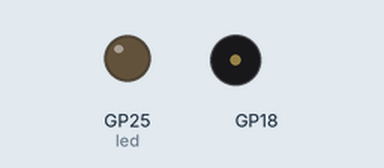
Recording of a program running on a simulated Raspberry Pi Pico running CircuitPython. Parts: output pins drawn as LEDs (lit = HIGH), buzzer (waves = sounding). Requests to the public web service named in the program get a made-up reply in its usual format after 0.4 s (London, UTC, broken clouds, 64 % humidity, 1013 hPa unless stated); library files of the repository ran but are not shown: secrets.py; what the program prints to the serial console is not drawn.

Above: at 2.1 s.
Timing chart, 0 to 3.6 s (numbered marks = the images above):
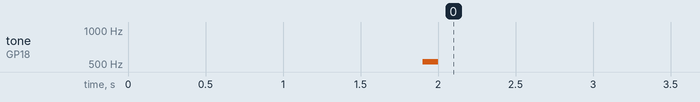

Measured:
- by itself, tone on GP18: silent → 523 Hz at 1.9 s, → silent 0.10 s later

The program:

code.py
```python
import time
import microcontroller
import board
import digitalio
import simpleio
import wifi
import socketpool
import adafruit_requests
import ssl

print("work")
# Get wifi details and more from a secrets.py file
try:
    from secrets import secrets
except ImportError:
    print("All secret keys are kept in secrets.py, please add them there!")
    raise

# Telegram API url.
API_URL = "https://api.telegram.org/bot" + secrets["telegram_bot_token"]

NOTE_G4 = 392
NOTE_C5 = 523
buzzer = board.GP18

led = digitalio.DigitalInOut(board.LED)
led.direction = digitalio.Direction.OUTPUT


def init_bot():
    get_url = API_URL
    get_url += "/getMe"
    r = requests.get(get_url)
    return r.json()["ok"]


first_read = True
update_id = 0


def read_message():
    global first_read
    global update_id

    get_url = API_URL
    get_url += '/getUpdates?limit=1&allowed_updates=["message","callback_query"]'
    if first_read == False:
        get_url += "&offset={}".format(update_id)

    r = requests.get(get_url)
    # print(r.json())

    try:
        update_id = r.json()["result"][0]["update_id"]
        message = r.json()["result"][0]["message"]["text"]
        chat_id = r.json()["result"][0]["message"]["chat"]["id"]

        # print("Update ID: {}".format(update_id))
        print("Chat ID: {}\tMessage: {}".format(chat_id, message))

        first_read = False
        update_id += 1
        simpleio.tone(buzzer, NOTE_G4, duration=0.1)
        simpleio.tone(buzzer, NOTE_C5, duration=0.1)

        return chat_id, message

    except (IndexError) as e:
        # print("No new message")
        return False, False


def send_message(chat_id, message):
    get_url = API_URL
    get_url += "/sendMessage?chat_id={}&text={}".format(chat_id, message)
    r = requests.get(get_url)
    # print(r.json())


print(f"Initializing...")

while not wifi.radio.ipv4_address or "0.0.0.0" in repr(wifi.radio.ipv4_address):
    print(f"Connecting to WiFi...")
    wifi.radio.connect(ssid=secrets["ssid"], password=secrets["password"])
print("IP Address: {}".format(wifi.radio.ipv4_address))

pool = socketpool.SocketPool(wifi.radio)
requests = adafruit_requests.Session(pool, ssl.create_default_context())

if init_bot() == False:
    print("Telegram bot failed.")
else:
    print("Telegram bot ready!\n")
    simpleio.tone(buzzer, NOTE_C5, duration=0.1)

    while True:
        try:
            while not wifi.radio.ipv4_address or "0.0.0.0" in repr(
                wifi.radio.ipv4_address
            ):
                print(f"Reconnecting to WiFi...")
                wifi.radio.connect(ssid=secrets["ssid"], password=secrets["password"])

            chat_id, message_in = read_message()
            if message_in == "/start":
                send_message(chat_id, "Welcome to Telegram Bot!")
            elif message_in == "LED ON":
                led.value = True
                send_message(chat_id, "LED turn on.")
            elif message_in == "LED OFF":
                led.value = False
                send_message(chat_id, "LED turn off.")
            else:
                send_message(chat_id, "Command is not available.")

        except OSError as e:
            print("Failed!\n", e)
            microcontroller.reset()
```
